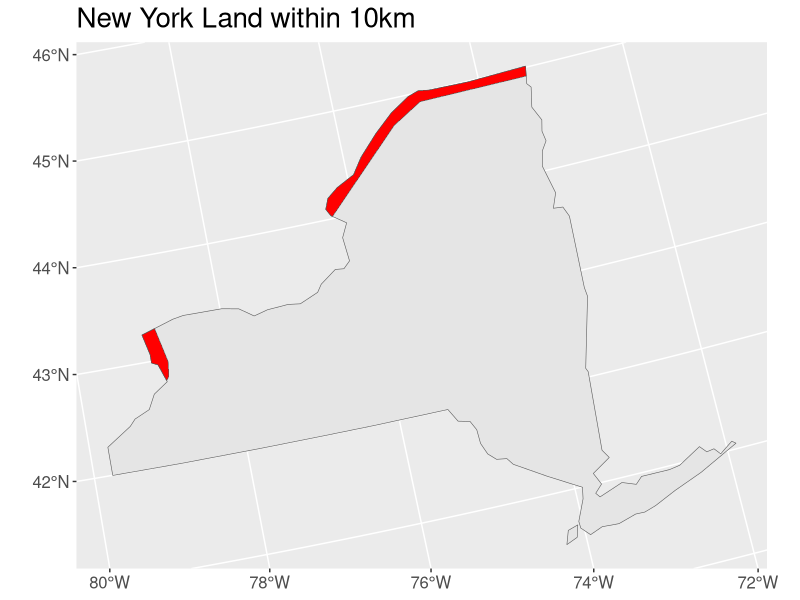
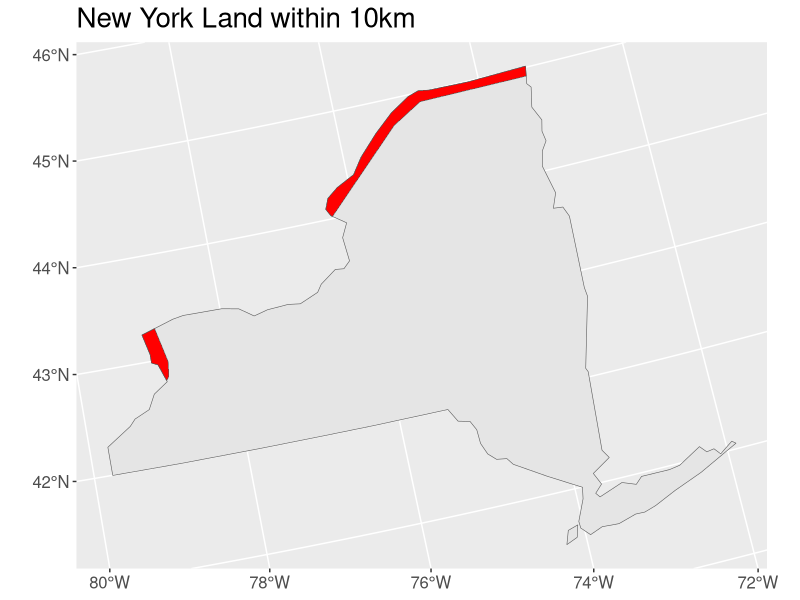

Write the R code that produced these figures, in order.
library(spData)
library(sf)
library(tidyverse)
library(units)

#load 'world' data from spData package
data(world)  
# load 'states' boundaries from spData package
data(us_states)

#plot if desired
#plot(world[1])
#plot(us_states[1])

albers="+proj=aea +lat_1=29.5 +lat_2=45.5 +lat_0=37.5 +lon_0=-96 +x_0=0 +y_0=0 +ellps=GRS80 +datum=NAD83 +units=m +no_defs"
world_transform <- st_transform(world, crs = albers)
head(world)

Canada_filtered <- world_transform %>%
  filter(name_long == "Canada")

Canada_buffered <- st_buffer(Canada_filtered, dist = 10000)
#Got help with transformation from Betsy
#Got st_buffer() function from Chapter 5 of Geocomputation with R

us_transform <- st_transform(us_states, albers)
head(us_states)

NY_filtered <- us_transform %>%
  filter(NAME == "New York")
view(NY_filtered)

NY_and_Canada <- st_intersection(st_geometry(NY_filtered), st_geometry(Canada_buffered))
#Learned st_geometry() from https://github.com/r-spatial/sf/issues/406 to avoid an error

final_map <- ggplot(data = NY_filtered) + geom_sf() + 
  geom_sf(data = NY_and_Canada, fill = "red") + 
  labs(title = "New York Land within 10km") + 
  theme(plot.title = element_text(size = 20)) + 
  theme(axis.text = element_text(size = 12))
print(final_map)

border_area <- st_area(NY_and_Canada) %>%
  set_units(km^2)
print(border_area)
#Got script on how to pipe from Ting

ggsave(filename = "New York Land within 10km.png", device = "png")
